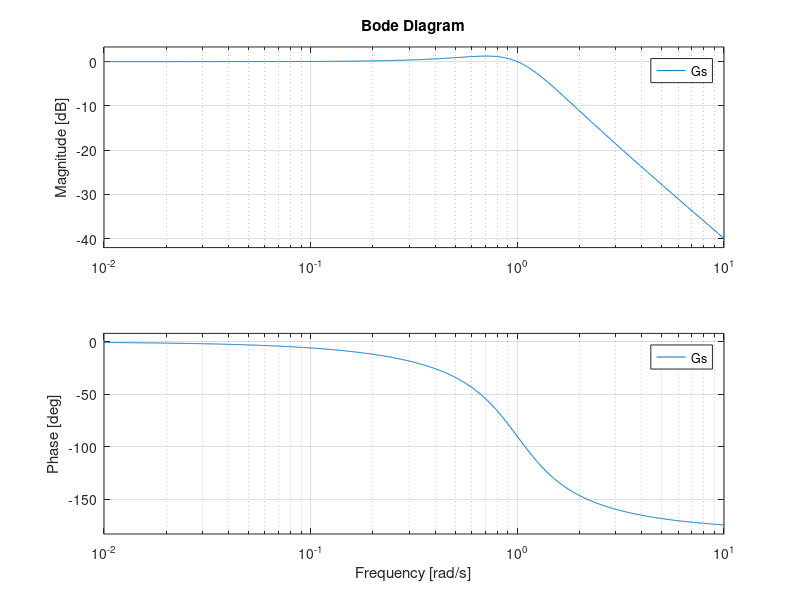

Write MATLAB code to recreate this figure.
% NEW COMMENT 
% NEW COMMENT 2
f=0;
s=1;
close all
clear all

m=1;
d=1;
c=1;

Gs=tf([1],[m d c]);
%step(Gs)
figure
bode(Gs)